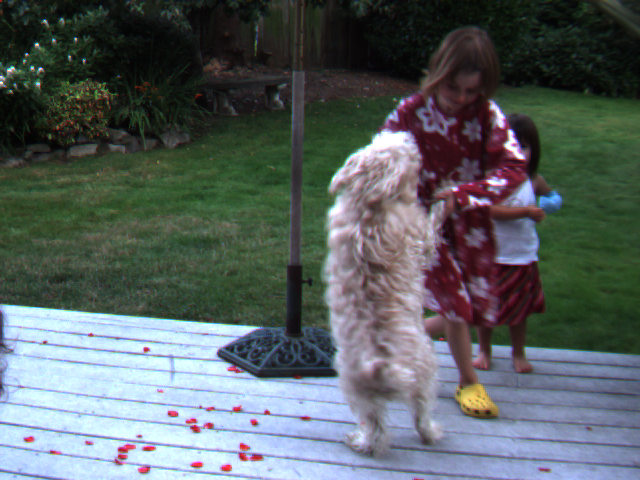
#> input picture data/001.png, 640 x 480 px; its folder holds only this picture in this run
$ jupyter execute CNN.ipynb   (shell and % lines are left out)
#> lines starting #> are read from the running program, lines starting #| are printed output that depends on the picture
### Convolution.py
import numpy as np

def conv2d(X, F, s=1, p=0):
    """
    X: matrix input
    F: filter
    s: step jump
    p: padding
    """

    (W, H) = X.shape
    f = F.shape[0]
    # Output dimensions
    w = (W - f + 2 * p) // s + 1
    h = (H - f + 2 * p) // s + 1
    X_pad = np.pad(X, pad_width=((p,p),(p,p)), mode='constant', constant_values=0)
    # print(w,h)
    Y = np.zeros((w, h))
    for i in range(w):
        for j in range(h):
            x = i * s
            y = j * s
            Y[i][j] = np.sum(X_pad[x:(x+f),y:(y+f)]*F)
    return Y

### CNN.ipynb
[cell 1]
import numpy as np
import os
import cv2
from Convolution import conv2d
import matplotlib.pyplot as plt

data_path = "data/"

if not os.path.exists(data_path):
    print(f"Error: Path does not exist - {os.path.abspath(data_path)}")

data_list = os.listdir(data_path)

[cell 2]
# emboss filter
filter = np.array([[-2,-1,0]
                   ,[-1,1,1]
                   ,[0,1,2]])

for file in data_list:
    img_path = os.path.join(data_path,file)
    img = cv2.imread(img_path)
#> img is the input picture: shape (480, 640, 3); mean B, G, R 98, 97.1, 88.8

    #Convert to grey
    img = cv2.cvtColor(img, cv2.COLOR_RGB2GRAY)
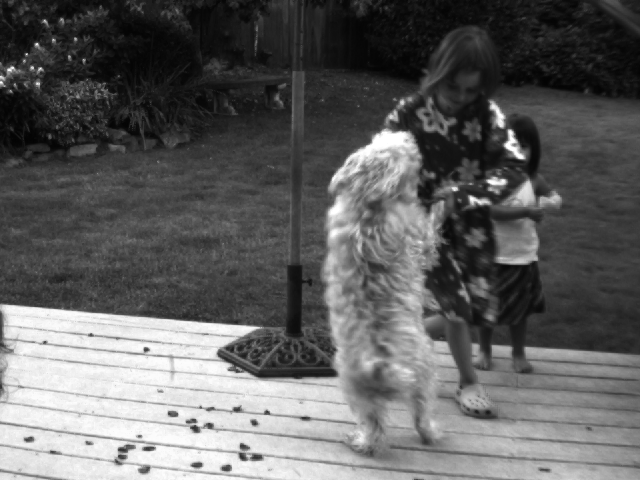
#> img: shape (480, 640); min 3, max 255, mean 96.4
    plt.figure(figsize=(8,6))
    plt.subplot(1,2,1)
    plt.imshow(img)
    #Change to np array
    img = np.array(img)
    blur_img = conv2d(img, filter, s = 1, p=5)
#> in conv2d, `X_pad = np.pad(X, pad_width=((p,p),(p,p)), mode='constant', constant_v..`:
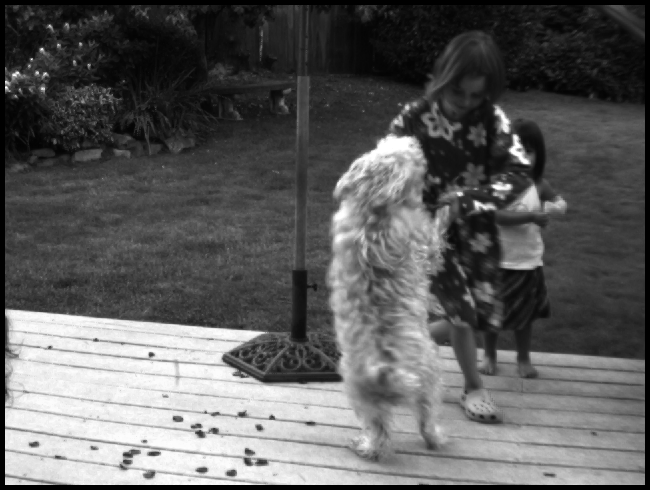
#> X_pad: shape (490, 650); min 0, max 255, mean 93
#> after the loop in conv2d, `for i in range(w):`:
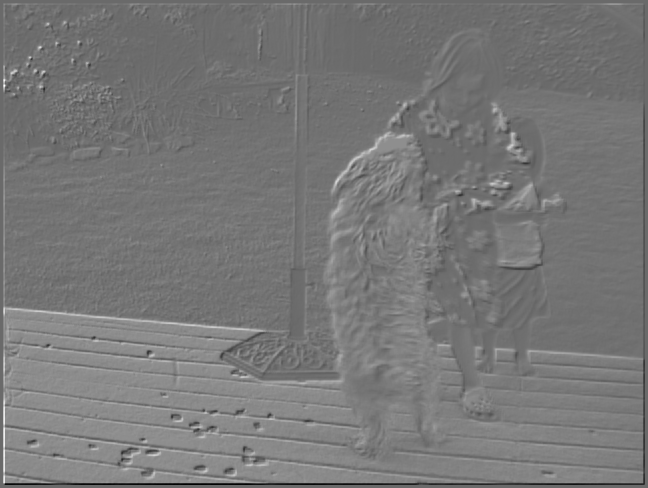
#> Y: shape (488, 648) float64; min -756, max 1051, mean 93.6; drawn with min black and max white
    plt.subplot(1,2,2)
    plt.imshow(blur_img)
    plt.show()
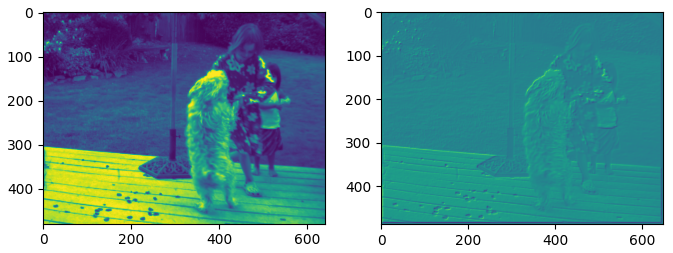
#> figure drawn by matplotlib, 2 panels
